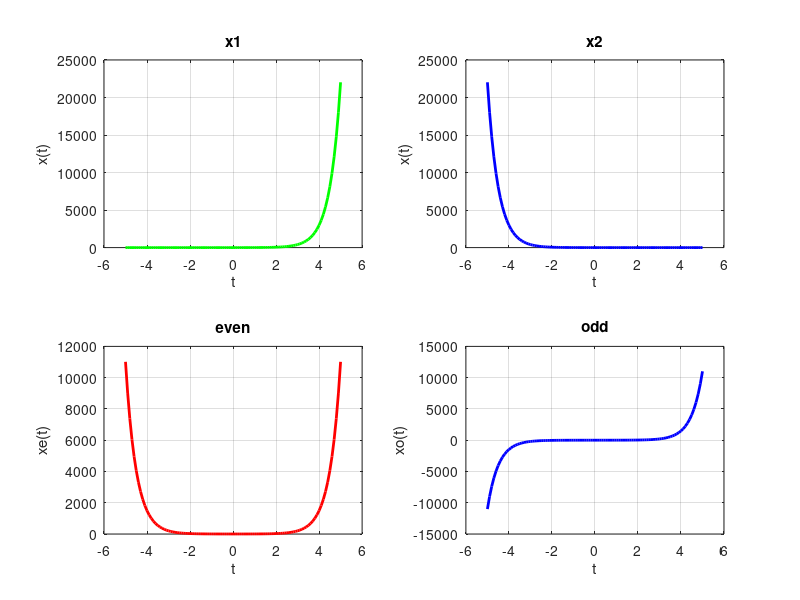

This chart was generated by the following MATLAB code:
clc; clear; close all; % Clear command window, workspace, and close all figures

% Define time range
tmin = -5;        % Minimum time
dt = 0.1;         % Time step
tmax = 5;         % Maximum time
t = tmin:dt:tmax; % Create time vector from tmin to tmax with step dt

% Define two signals
x1 = exp(2*t);    % Exponential signal: e^(2t)
x2 = exp(-2*t);   % Exponential signal: e^(-2t)

% Check if the signal is even, odd, or neither
if x1 == x2
   fprintf("Signal is Even");         % If x1 equals x2, it's even
elseif x2 == -x1
   fprintf("Signal is Odd");          % If x2 equals -x1, it's odd
else
   fprintf("Signal is neither even nor odd"); % Otherwise, it's neither
       
   % Compute even and odd parts of the signal
   xe = (x1 + x2) / 2;  % Even part: (x(t) + x(-t)) / 2
   xo = (x1 - x2) / 2;  % Odd part:  (x(t) - x(-t)) / 2  
end

% Duplicate plotting section (repeats the same plots again)
subplot(2,2,1);
plot(t, x1, 'g', 'LineWidth', 2);
xlabel('t'); ylabel('x(t)');
title('x1');
grid on;

subplot(2,2,2);
plot(t, x2, 'b', 'LineWidth', 2);
xlabel('t'); ylabel('x(t)');
title('x2');
grid on;

subplot(2,2,3);
plot(t, xe, 'r', 'LineWidth', 2);
xlabel('t'); ylabel('xe(t)');
title('even');
grid on;

subplot(2,2,4);
plot(t, xo, 'b', 'LineWidth', 2);
xlabel('t'); ylabel('xo(t)');
title('odd');
grid on;
